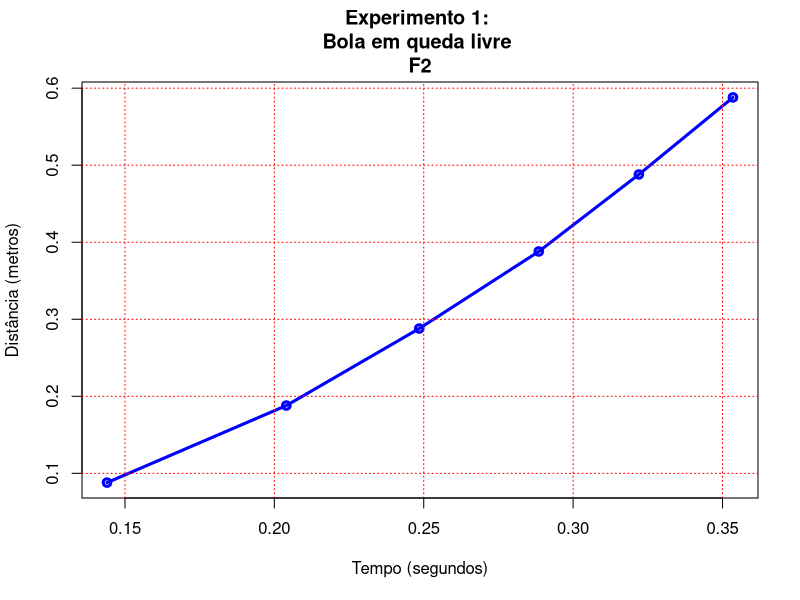
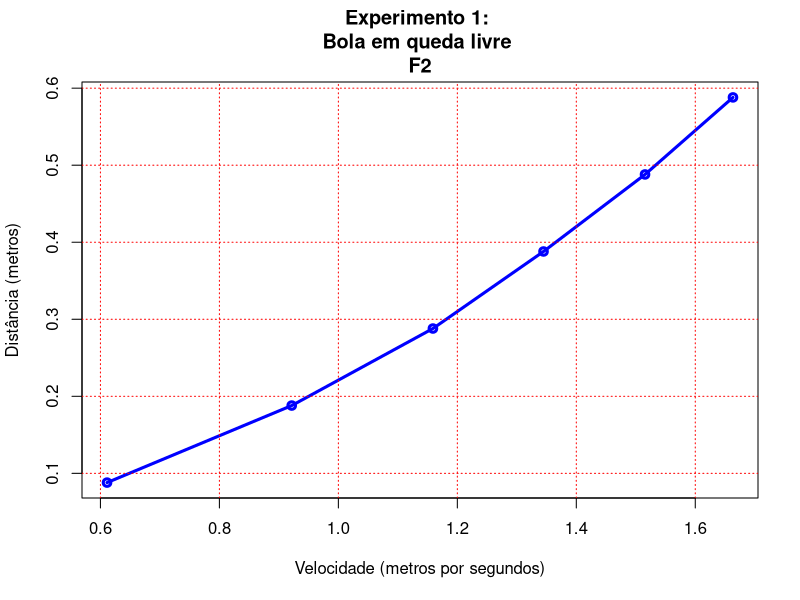
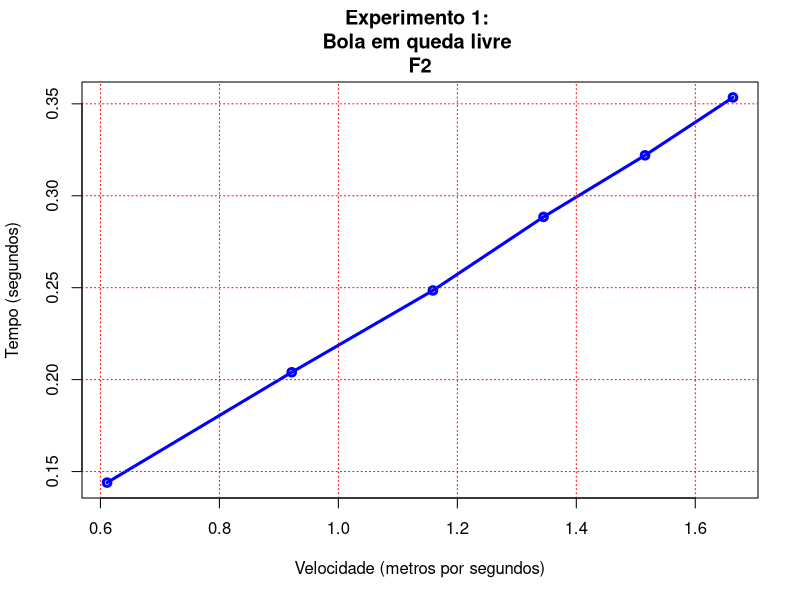
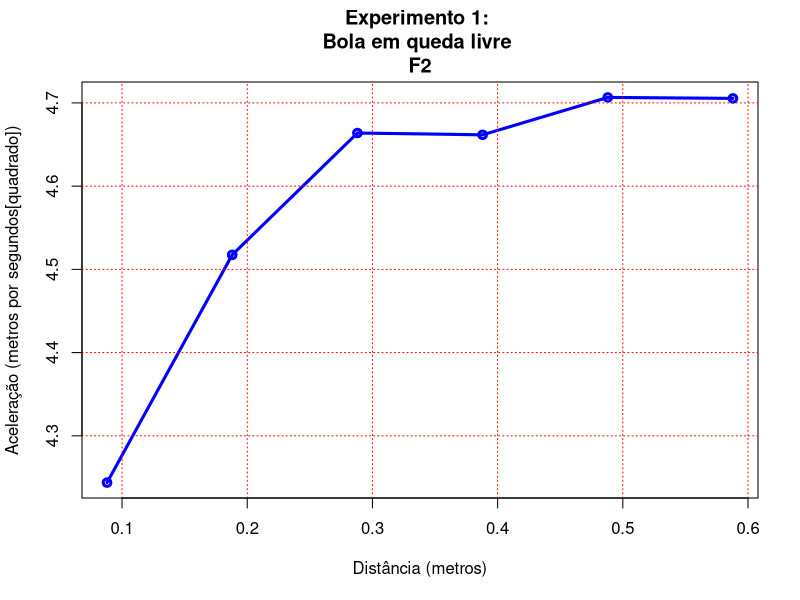
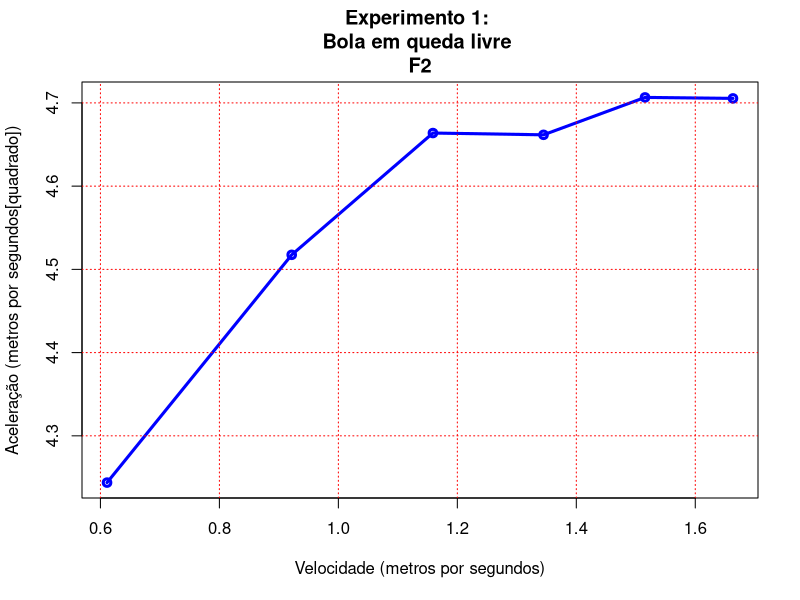
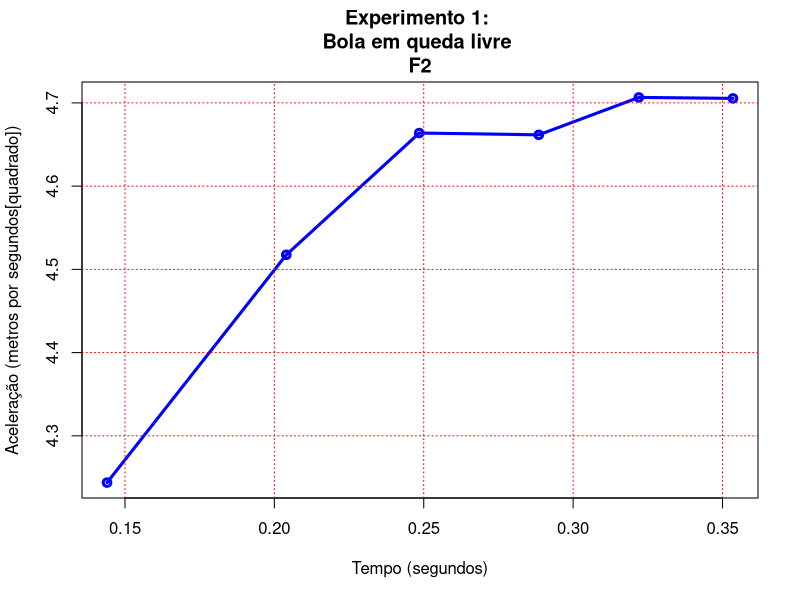

Here is the R script that generated these plots, in order:
###################################################################################################
# Criando Vetor de Tempo Medio e Distância Media
tempoMedio <- c(0.144,0.204,0.2485,0.2885,0.322,0.3535)
distanciaMedia <- c(0.088,0.188,0.288,0.388,0.488,0.588)
###################################################################################################

###################################################################################################
# Calculando Velocidade Media em cada queda
###################################################################################################

velocidadeMedia <- function(distanciaMedia, tempoMedio){
  velocidade <- distanciaMedia/tempoMedio
  return(velocidade)
}
###################################################################################################

###################################################################################################
# Calculando Aceleração Media em cada queda
###################################################################################################

aceleracaoMedia <- function(velocidadeMedia, tempoMedio){
  aceleracao <- velocidadeMedia/tempoMedio
  return(aceleracao)
}
###################################################################################################

###################################################################################################
# Gerando Gráfico de Tempo Medio x Distância Media
###################################################################################################
# Criando uma imagem em png
png(file = "bola_em_queda_livre-F2(TempoXDistancia).png")

# Criando o Gráfico
# tempoMedio é o eixo X
# distanciaMedia é o eixo Y
# type "o" é o grafico contendo todos os pontos
# main é o título do grafico, irá aparecer no centro, na parte superior
# lwd é a espessura da linha do grafico
# xlab é o título do eixo X
# ylab é o título do eixo Y
plot(tempoMedio, distanciaMedia, type="o", col="blue", 
  main="Experimento 1: \nBola em queda livre \nF2",
  lwd=3,
  xlab="Tempo (segundos)",
  ylab="Distância (metros)")

# grid cria quadrantes no gráfico, essas linhas da divisoria, terão a cor vermelha
grid(col="red")

# Salvando no png tudo que foi printado no gráfico
dev.off()
###################################################################################################

###################################################################################################
# Chamando a função que calcula a Velocidade media a partir da Distância Media e do Tempo Medio
velocidadeMedia <- velocidadeMedia(distanciaMedia, tempoMedio)
###################################################################################################

###################################################################################################
# Gerando Gráfico da Velocidade Media x Distância Media 
###################################################################################################

# Criando uma imagem em png
png(file = "bola_em_queda_livre-F2(VelocidadexDistancia).png")

# Criando o Gráfico
# velocidadeMedia é o eixo X
# distanciaMedia é o eixo Y
# type "o" é o grafico contendo todos os pontos
# main é o título do grafico, irá aparecer no centro, na parte superior
# lwd é a espessura da linha do grafico
# xlab é o título do eixo X
# ylab é o título do eixo Y
plot(velocidadeMedia, distanciaMedia, type="o", col="blue", 
  main="Experimento 1: \nBola em queda livre \nF2",
  lwd=3,
  xlab="Velocidade (metros por segundos)",
  ylab="Distância (metros)")

# grid cria quadrantes no gráfico, essas linhas da divisoria, terão a cor vermelha
grid(col="red")

# Salvando no png tudo que foi printado no gráfico
dev.off()

###################################################################################################
# Gerando Gráfico da Velocidade Media x Tempo Medio
###################################################################################################

# Criando uma imagem em png
png(file = "bola_em_queda_livre-F2(VelocidadexTempo).png")

# Criando o Gráfico
# velocidadeMedia é o eixo X
# tempoMedio é o eixo Y
# type "o" é o grafico contendo todos os pontos
# main é o título do grafico, irá aparecer no centro, na parte superior
# lwd é a espessura da linha do grafico
# xlab é o título do eixo X
# ylab é o título do eixo Y
plot(velocidadeMedia, tempoMedio, type="o", col="blue", 
  main="Experimento 1: \nBola em queda livre \nF2",
  lwd=3,
  xlab="Velocidade (metros por segundos)",
  ylab="Tempo (segundos)")

# grid cria quadrantes no gráfico, essas linhas da divisoria, terão a cor vermelha
grid(col="red")

# Salvando no png tudo que foi printado no gráfico
dev.off()
###################################################################################################

###################################################################################################
# Chamando a função que calcula a Aceleração media a partir da Velocidade Media e do Tempo Medio
aceleracaoMedia <- aceleracaoMedia(velocidadeMedia, tempoMedio)
###################################################################################################

###################################################################################################
# Gerando Gráfico de Distância Media x Aceleração Media
###################################################################################################

# Criando uma imagem em png
png(file = "bola_em_queda_livre-F2(DistanciaxAceleracao).png")

# Criando o Gráfico
# distanciaMedia é o eixo X
# aceleracaoMedia é o eixo Y
# type "o" é o grafico contendo todos os pontos
# main é o título do grafico, irá aparecer no centro, na parte superior
# lwd é a espessura da linha do grafico
# xlab é o título do eixo X
# ylab é o título do eixo Y
plot(distanciaMedia, aceleracaoMedia, type="o", col="blue", 
  main="Experimento 1: \nBola em queda livre \nF2",
  lwd=3,
  xlab="Distância (metros)",
  ylab="Aceleração (metros por segundos[quadrado])")

# grid cria quadrantes no gráfico, essas linhas da divisoria, terão a cor vermelha
grid(col="red")

# Salvando no png tudo que foi printado no gráfico
dev.off()

###################################################################################################
# Gerando Gráfico da Velocidade Media x Aceleração Media
###################################################################################################

# Criando uma imagem em png
png(file = "bola_em_queda_livre-F2(VelocidadexAceleracao).png")

# Criando o Gráfico
# velocidadeMedia é o eixo X
# aceleracaoMedia é o eixo Y
# type "o" é o grafico contendo todos os pontos
# main é o título do grafico, irá aparecer no centro, na parte superior
# lwd é a espessura da linha do grafico
# xlab é o título do eixo X
# ylab é o título do eixo Y
plot(velocidadeMedia, aceleracaoMedia, type="o", col="blue", 
  main="Experimento 1: \nBola em queda livre \nF2",
  lwd=3,
  xlab="Velocidade (metros por segundos)",
  ylab="Aceleração (metros por segundos[quadrado])")

# grid cria quadrantes no gráfico, essas linhas da divisoria, terão a cor vermelha
grid(col="red")

# Salvando no png tudo que foi printado no gráfico
dev.off()

###################################################################################################
# Gerando Gráfico de Tempo Medio x Aceleração Media
###################################################################################################

# Criando uma imagem em png
png(file = "bola_em_queda_livre-F2(TempoxAceleracao).png")

# Criando o Gráfico
# tempoMedio é o eixo X
# aceleracaoMedia é o eixo Y
# type "o" é o grafico contendo todos os pontos
# main é o título do grafico, irá aparecer no centro, na parte superior
# lwd é a espessura da linha do grafico
# xlab é o título do eixo X
# ylab é o título do eixo Y
plot(tempoMedio, aceleracaoMedia, type="o", col="blue", 
  main="Experimento 1: \nBola em queda livre \nF2",
  lwd=3,
  xlab="Tempo (segundos)",
  ylab="Aceleração (metros por segundos[quadrado])")

# grid cria quadrantes no gráfico, essas linhas da divisoria, terão a cor vermelha
grid(col="red")

# Salvando no png tudo que foi printado no gráfico
dev.off()